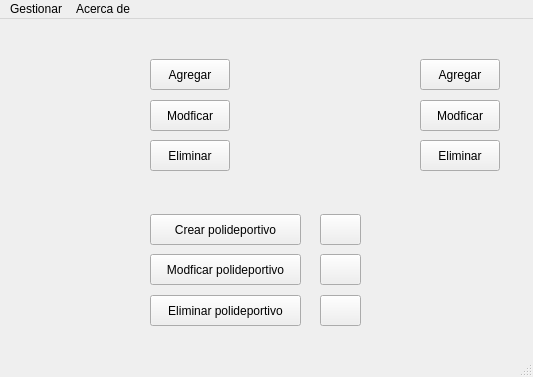
<?xml version="1.0" encoding="UTF-8"?>
<ui version="4.0">
 <class>Ventana_principal</class>
 <widget class="QMainWindow" name="Ventana_principal">
  <property name="geometry">
   <rect>
    <x>0</x>
    <y>0</y>
    <width>533</width>
    <height>377</height>
   </rect>
  </property>
  <property name="windowTitle">
   <string>MainWindow</string>
  </property>
  <property name="windowIcon">
   <iconset>
    <disabledon>:/equipo.png</disabledon>
   </iconset>
  </property>
  <property name="documentMode">
   <bool>false</bool>
  </property>
  <widget class="QWidget" name="centralwidget">
   <widget class="QLabel" name="label">
    <property name="geometry">
     <rect>
      <x>30</x>
      <y>40</y>
      <width>101</width>
      <height>111</height>
     </rect>
    </property>
    <property name="text">
     <string/>
    </property>
    <property name="textFormat">
     <enum>Qt::RichText</enum>
    </property>
    <property name="pixmap">
     <pixmap resource="../../Imagenes/img.qrc">:/mE3XsBt - Imgur.png</pixmap>
    </property>
    <property name="scaledContents">
     <bool>true</bool>
    </property>
   </widget>
   <widget class="QPushButton" name="btn_agregar_admin">
    <property name="geometry">
     <rect>
      <x>150</x>
      <y>40</y>
      <width>80</width>
      <height>31</height>
     </rect>
    </property>
    <property name="text">
     <string>Agregar</string>
    </property>
   </widget>
   <widget class="QPushButton" name="btn_modificar_admin">
    <property name="geometry">
     <rect>
      <x>150</x>
      <y>81</y>
      <width>80</width>
      <height>31</height>
     </rect>
    </property>
    <property name="text">
     <string>Modficar</string>
    </property>
   </widget>
   <widget class="QPushButton" name="btn_eliminar_admin">
    <property name="geometry">
     <rect>
      <x>150</x>
      <y>121</y>
      <width>80</width>
      <height>31</height>
     </rect>
    </property>
    <property name="text">
     <string>Eliminar</string>
    </property>
   </widget>
   <widget class="QPushButton" name="btn_eliminar_cliente">
    <property name="geometry">
     <rect>
      <x>420</x>
      <y>121</y>
      <width>80</width>
      <height>31</height>
     </rect>
    </property>
    <property name="text">
     <string>Eliminar</string>
    </property>
   </widget>
   <widget class="QPushButton" name="btn_modificar_cliente">
    <property name="geometry">
     <rect>
      <x>420</x>
      <y>81</y>
      <width>80</width>
      <height>31</height>
     </rect>
    </property>
    <property name="text">
     <string>Modficar</string>
    </property>
   </widget>
   <widget class="QLabel" name="label_2">
    <property name="geometry">
     <rect>
      <x>300</x>
      <y>40</y>
      <width>101</width>
      <height>111</height>
     </rect>
    </property>
    <property name="text">
     <string/>
    </property>
    <property name="textFormat">
     <enum>Qt::AutoText</enum>
    </property>
    <property name="pixmap">
     <pixmap resource="../../Imagenes/img.qrc">:/equipo.png</pixmap>
    </property>
    <property name="scaledContents">
     <bool>true</bool>
    </property>
   </widget>
   <widget class="QPushButton" name="btn_agregar_cliente">
    <property name="geometry">
     <rect>
      <x>420</x>
      <y>40</y>
      <width>80</width>
      <height>31</height>
     </rect>
    </property>
    <property name="text">
     <string>Agregar</string>
    </property>
   </widget>
   <widget class="QPushButton" name="btn_agregar_pol">
    <property name="geometry">
     <rect>
      <x>150</x>
      <y>195</y>
      <width>151</width>
      <height>31</height>
     </rect>
    </property>
    <property name="text">
     <string>Crear polideportivo</string>
    </property>
   </widget>
   <widget class="QPushButton" name="btn_eliminar_pol">
    <property name="geometry">
     <rect>
      <x>150</x>
      <y>276</y>
      <width>151</width>
      <height>31</height>
     </rect>
    </property>
    <property name="text">
     <string>Eliminar polideportivo</string>
    </property>
   </widget>
   <widget class="QLabel" name="label_3">
    <property name="geometry">
     <rect>
      <x>30</x>
      <y>195</y>
      <width>101</width>
      <height>111</height>
     </rect>
    </property>
    <property name="text">
     <string/>
    </property>
    <property name="textFormat">
     <enum>Qt::AutoText</enum>
    </property>
    <property name="pixmap">
     <pixmap resource="../../Imagenes/img.qrc">:/TvcnLMd - Imgur.jpg</pixmap>
    </property>
    <property name="scaledContents">
     <bool>true</bool>
    </property>
   </widget>
   <widget class="QPushButton" name="btn_modificar_pol">
    <property name="geometry">
     <rect>
      <x>150</x>
      <y>235</y>
      <width>151</width>
      <height>31</height>
     </rect>
    </property>
    <property name="text">
     <string>Modficar polideportivo</string>
    </property>
   </widget>
   <widget class="QPushButton" name="btn_add_espacio">
    <property name="geometry">
     <rect>
      <x>320</x>
      <y>195</y>
      <width>41</width>
      <height>31</height>
     </rect>
    </property>
    <property name="text">
     <string/>
    </property>
    <property name="icon">
     <iconset>
      <disabledon>:/ckBRWKh - Imgur.png</disabledon>
     </iconset>
    </property>
    <property name="autoDefault">
     <bool>false</bool>
    </property>
    <property name="default">
     <bool>false</bool>
    </property>
    <property name="flat">
     <bool>false</bool>
    </property>
   </widget>
   <widget class="QPushButton" name="btn_del_espacio">
    <property name="geometry">
     <rect>
      <x>320</x>
      <y>276</y>
      <width>41</width>
      <height>31</height>
     </rect>
    </property>
    <property name="text">
     <string/>
    </property>
    <property name="icon">
     <iconset>
      <disabledoff>:/94mi8cQ - Imgur.png</disabledoff>
     </iconset>
    </property>
   </widget>
   <widget class="QPushButton" name="btn_mod_espacio">
    <property name="geometry">
     <rect>
      <x>320</x>
      <y>235</y>
      <width>41</width>
      <height>31</height>
     </rect>
    </property>
    <property name="text">
     <string/>
    </property>
    <property name="icon">
     <iconset>
      <normalon>:/a56UjCk - Imgur.png</normalon>
     </iconset>
    </property>
   </widget>
  </widget>
  <widget class="QMenuBar" name="menubar">
   <property name="geometry">
    <rect>
     <x>0</x>
     <y>0</y>
     <width>533</width>
     <height>19</height>
    </rect>
   </property>
   <widget class="QMenu" name="menuMenu">
    <property name="title">
     <string>Gestionar</string>
    </property>
    <widget class="QMenu" name="menuAdministrador">
     <property name="title">
      <string>Administrador</string>
     </property>
     <addaction name="actionAgregar"/>
     <addaction name="actionModificar"/>
     <addaction name="actionEliminar"/>
     <addaction name="separator"/>
     <addaction name="actionActualizar_password"/>
     <addaction name="actionMostar_Administradores"/>
    </widget>
    <widget class="QMenu" name="menuCliente">
     <property name="title">
      <string>Cliente</string>
     </property>
     <addaction name="actionAgregar_2"/>
     <addaction name="actionModificar_2"/>
     <addaction name="actionEliminar_2"/>
     <addaction name="separator"/>
     <addaction name="actionMostar_Clientes"/>
    </widget>
    <widget class="QMenu" name="menuPolideportivo">
     <property name="title">
      <string>Polideportivo</string>
     </property>
     <addaction name="actionAgregar_3"/>
     <addaction name="actionModificar_3"/>
     <addaction name="actionEliminar_3"/>
     <addaction name="separator"/>
     <addaction name="actionMostar_Polideportivos"/>
    </widget>
    <addaction name="menuAdministrador"/>
    <addaction name="menuCliente"/>
    <addaction name="menuPolideportivo"/>
    <addaction name="separator"/>
    <addaction name="actionSalir"/>
   </widget>
   <widget class="QMenu" name="menuAcerca_de">
    <property name="title">
     <string>Acerca de</string>
    </property>
    <addaction name="actionCreditos"/>
    <addaction name="actionAyuda"/>
   </widget>
   <addaction name="menuMenu"/>
   <addaction name="menuAcerca_de"/>
  </widget>
  <widget class="QStatusBar" name="statusbar"/>
  <action name="actionSalir">
   <property name="text">
    <string>Salir</string>
   </property>
  </action>
  <action name="actionCreditos">
   <property name="text">
    <string>Creditos</string>
   </property>
  </action>
  <action name="actionAyuda">
   <property name="text">
    <string>Ayuda</string>
   </property>
  </action>
  <action name="actionAgregar">
   <property name="text">
    <string>Agregar</string>
   </property>
  </action>
  <action name="actionModificar">
   <property name="text">
    <string>Modificar</string>
   </property>
  </action>
  <action name="actionEliminar">
   <property name="text">
    <string>Eliminar</string>
   </property>
  </action>
  <action name="actionAgregar_2">
   <property name="text">
    <string>Agregar</string>
   </property>
  </action>
  <action name="actionModificar_2">
   <property name="text">
    <string>Modificar</string>
   </property>
  </action>
  <action name="actionEliminar_2">
   <property name="text">
    <string>Eliminar</string>
   </property>
  </action>
  <action name="actionAgregar_3">
   <property name="text">
    <string>Agregar</string>
   </property>
  </action>
  <action name="actionModificar_3">
   <property name="text">
    <string>Modificar</string>
   </property>
  </action>
  <action name="actionEliminar_3">
   <property name="text">
    <string>Eliminar</string>
   </property>
  </action>
  <action name="actionActualizar_password">
   <property name="text">
    <string>actualizar password</string>
   </property>
  </action>
  <action name="actionMostar_Administradores">
   <property name="text">
    <string>Mostar Administradores</string>
   </property>
  </action>
  <action name="actionMostar_Clientes">
   <property name="text">
    <string>Mostar Clientes</string>
   </property>
  </action>
  <action name="actionMostar_Polideportivos">
   <property name="text">
    <string>Mostar Polideportivos</string>
   </property>
  </action>
 </widget>
 <resources>
  <include location="../../Imagenes/img.qrc"/>
 </resources>
 <connections/>
</ui>
